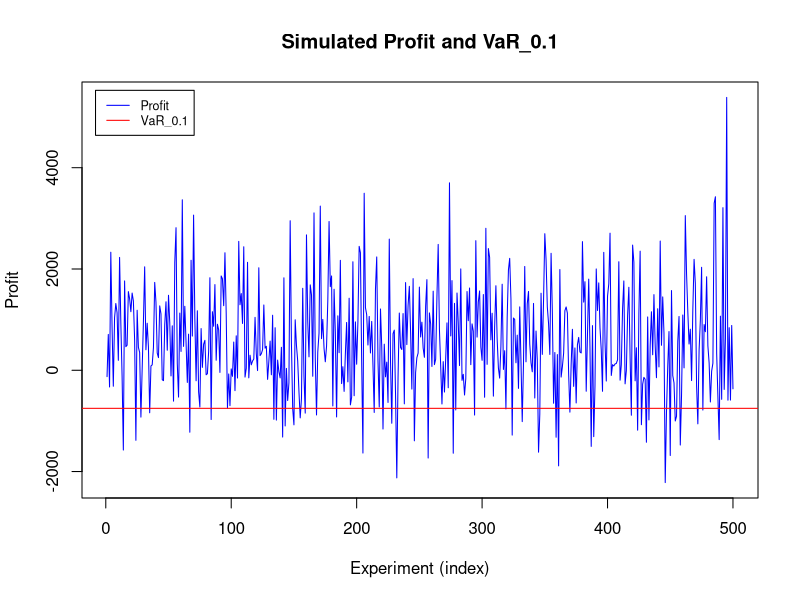
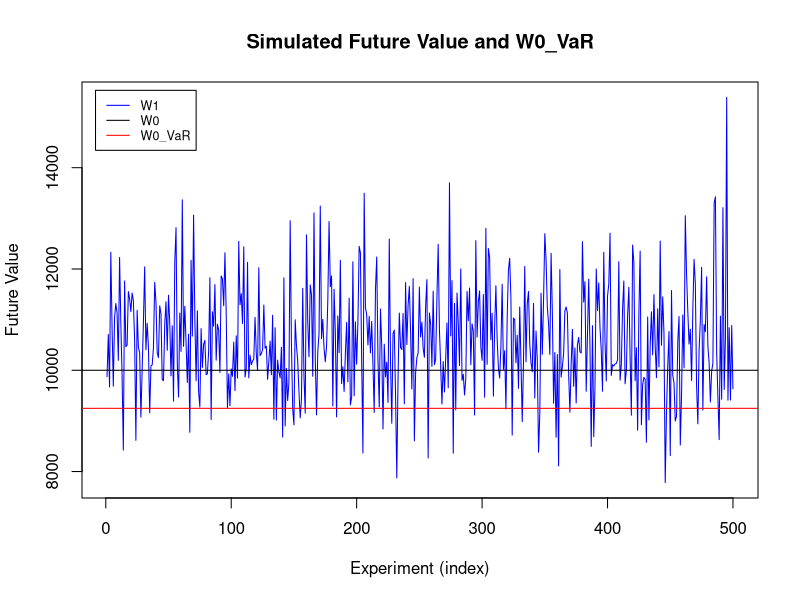
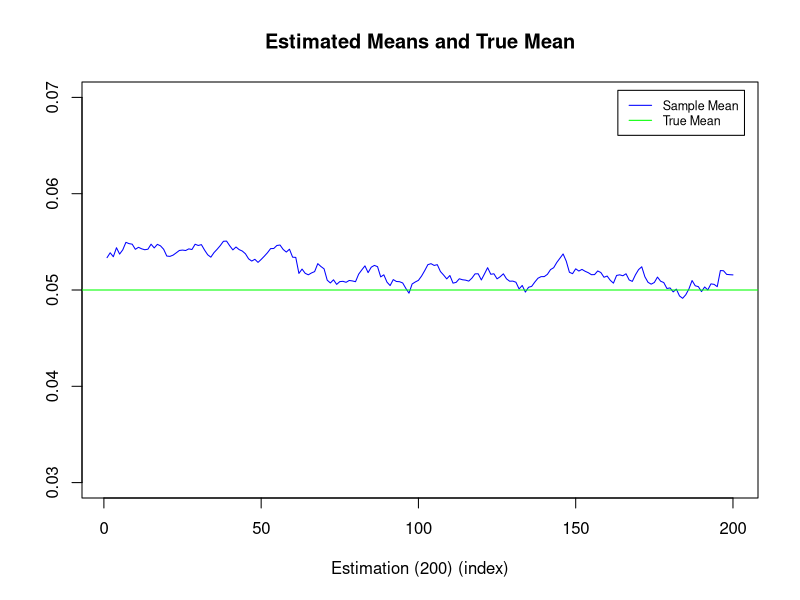
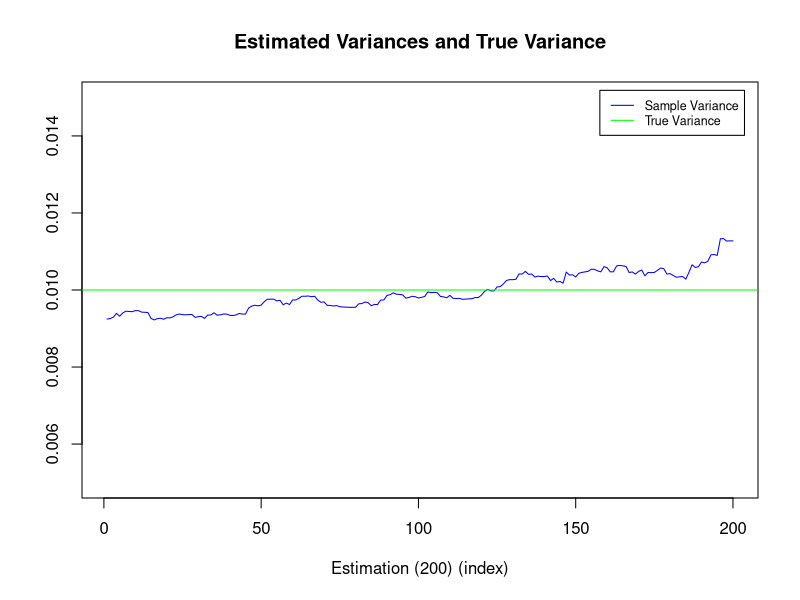
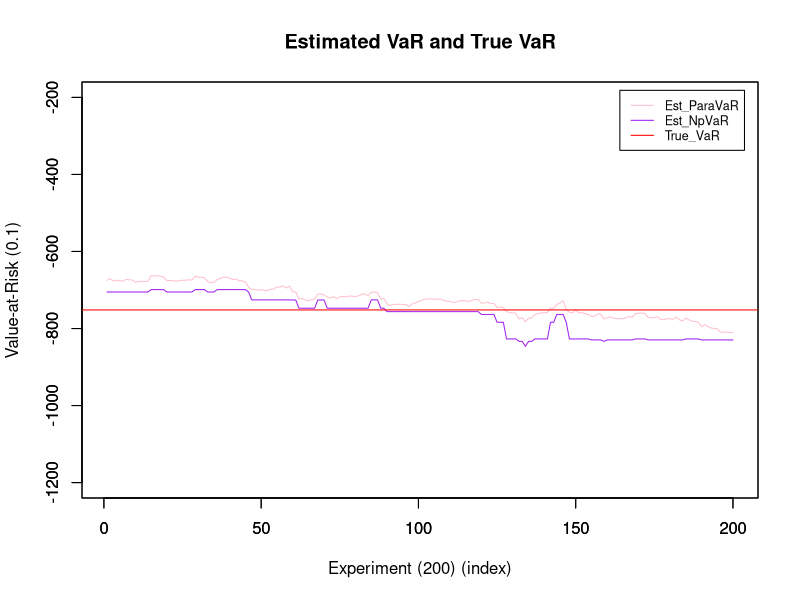
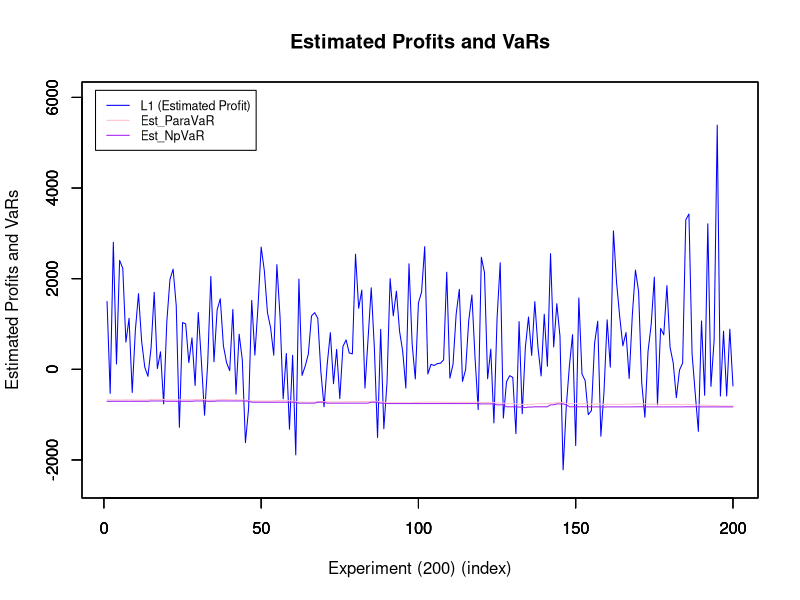
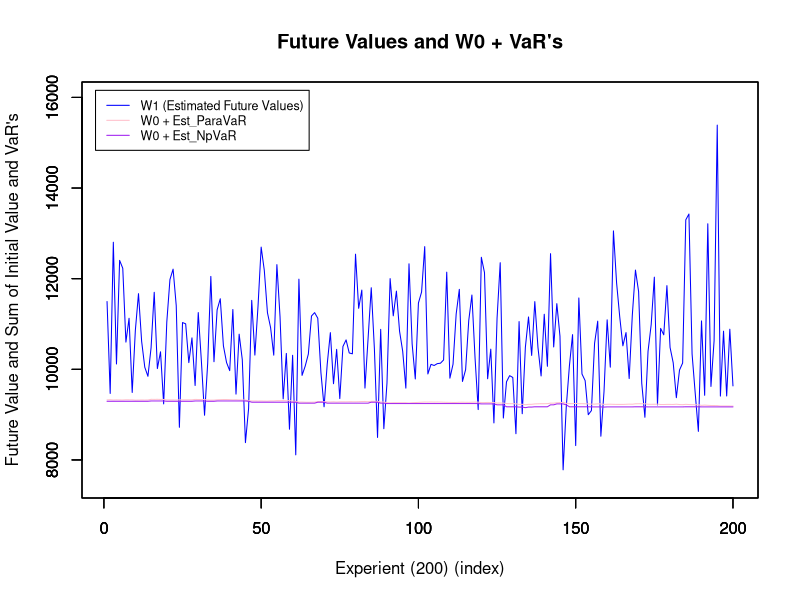

Here is the R script that generated these plots, in order:
## ---- chunk 1
knitr::opts_chunk$set(echo = TRUE)
## ---- chunk 2
# Declare global variables
W0 <- 10000 # Initial value of the investment
N_Exp <- 500 # Number of simulations 
## ---- chunk 3
set.seed(1)
# Simulate monthly cc returns
r <- rnorm(N_Exp, mean = 0.05, sd = 0.1)

# Simulate profits
L1 <- W0 * (exp(r) - 1)

# Paramatric VaR / Paramatric Estimation
VaR_01 <- W0 * (exp(qnorm(0.1, 0.05, 0.1)) - 1)

# Empirical Probability
Out_v1 <- as.numeric(L1 < VaR_01)
mean(Out_v1)
## ---- chunk 4
index <- 1:N_Exp

plot(index, 
     L1, 
     type = "l", 
     col = "blue",
     xlab = "Experiment (index)",
     ylab = "Profit",
     main = "Simulated Profit and VaR_0.1")

abline(h = VaR_01, col = "red")

legend("topleft", 
       legend = c("Profit", "VaR_0.1"), 
       lty = c(1,1), 
       col = c("blue", "red"), 
       cex = 0.75, 
       inset =  0.02)

Out_v2 <- as.numeric(L1 < VaR_01)
sum(Out_v2)
mean(Out_v2)
## ---- chunk 5
W1 <- W0 + L1
W0_VaR <- W0 + VaR_01
Out_v3 <- as.numeric(W1 < W0_VaR)
mean(Out_v3)
## ---- chunk 6
plot(index, 
     W1, 
     type ="l", 
     col = "blue",
     xlab = "Experiment (index)",
     ylab = "Future Value",
     main = "Simulated Future Value and W0_VaR")

abline(h = W0, col = "black")

abline(h = W0_VaR, col = "red")  

legend("topleft", 
       legend = c("W1", "W0", "W0_VaR"), 
       lty = c(1,1,1), 
       col = c("blue", "black", "red"), 
       cex = 0.75, 
       inset =  0.02)
## ---- chunk 7
S <- 500 # Total number of cc returns generated
E <- 300 # Length of the "window" used for estimation
N_Est <- S - E # We will have 200 estimations (500 - 300)
## ---- chunk 8
set.seed(1)
r <- rnorm(S, mean = 0.05, sd = 0.1)

# Create empty vectors to store mean, variance, W1, L1, parametric VaR, and non-parametric VaR
Out_m <- rep(0, N_Est) 
Out_v <- rep(0, N_Est)
Out_W1 <- rep(0, N_Est)
Out_L1 <- rep(0, N_Est)
Out_VaR1 <- rep(0, N_Est)
Out_VaR2 <- rep(0, N_Est)

for (s in seq_len(N_Est)) {
  s1 <- s + E - 1 # The last date we will use to estimate, e.g. 300 for the 1st iteration
  Data <- r[s:s1]
  
  Out_m[s] <- mean(Data)
  Out_v[s] <- mean(Data^2) - (mean(Data))^2 * E/(E-1) # Sample variance
  
  Out_L1[s] <- W0 * (exp(r[s + E]) - 1)
  Out_W1[s] <- W0 + Out_L1[s]
  
  # Two methods to calculate VaR
  # Method 1: parametric
  q1 <- qnorm(0.1, Out_m[s], Out_v[s]^(0.5))
  Out_VaR1[s] <- W0 * (exp(q1) - 1)
  
  # Method 2: non-parametric (no assumption about the structure of the distribution)
  q2 <- quantile(Data, probs = 0.1, type = 1)
  Out_VaR2[s] <- W0 * (exp(q2) - 1)
}
## ---- chunk 9
plot(1:N_Est, 
     Out_m, 
     type = "l", 
     col = "blue", 
     ylim = range(c(0.03, 0.07)),  
     xlab = "Estimation (200) (index)",
     ylab = "",
     main = "Estimated Means and True Mean")

par(new = TRUE)

abline(h = 0.05, col = "green")

legend(x = "topright", 
       legend = c("Sample Mean", "True Mean"), 
       lty = c(1, 1),
       col = c("blue", "green"),
       cex = 0.75, 
       inset = 0.02)
## ---- chunk 10
plot(1:N_Est, 
     Out_v, 
     type = "l", 
     col = "blue", 
     ylim = range(c(0.005, 0.015)),  
     xlab = "Estimation (200) (index)",
     ylab = "",
     main = "Estimated Variances and True Variance")

par(new = TRUE)

abline(h = 0.01, col = "green")

legend(x = "topright", 
       legend = c("Sample Variance", "True Variance"), 
       lty = c(1, 1),
       col = c("blue", "green"),
       cex = 0.75, 
       inset = 0.02)
## ---- chunk 11
# Plot the estimated parametric VaRs
plot(1:N_Est, 
     Out_VaR1, 
     type = "l", 
     col = "pink", 
     xlab = "Experiment (200) (index)",
     ylab = "Value-at-Risk (0.1)", 
     xlim = range(c(1, N_Est)),
     ylim = range(c(-1200, -200)),
     main = "Estimated VaR and True VaR")

par(new = TRUE)

# Plot the estimated non-parametric VaRs
plot(1:N_Est, 
     Out_VaR2, 
     type = "l", 
     col = "purple", 
     xlab = "",
     ylab = "", 
     xlim = range(c(1, N_Est)),
     ylim = range(c(-1200, -200)))

# Plot the true VaR_0.1
q_0.1 <- qnorm(0.1, 0.05, 0.1)
VaR_0.1 <- W0 * (exp(q_0.1) - 1)
abline(h = VaR_0.1, col = "red")

# Legend
legend(x = "topright", 
       legend = c("Est_ParaVaR", "Est_NpVaR", "True_VaR"), 
       lty = c(1, 1, 1), 
       col = c("pink", "purple", "red"), 
       cex = 0.75, 
       inset = 0.02)
## ---- chunk 12
# We have already done this in question 5.
head(Out_L1)
head(Out_W1)
## ---- chunk 13
# Plot the profits
plot(1:N_Est,
     Out_L1,
     type = "l",
     col = "blue",
     xlab = "Experiment (200) (index)",
     ylab = "Estimated Profits and VaRs",
     xlim = range(c(1, N_Est)),
     ylim = range(c(-2500, 6000)),
     main = "Estimated Profits and VaRs")

par(new = TRUE)

# Plot the parametric estimates of the VaR_0.1
plot(1:N_Est,
     Out_VaR1,
     type = "l",
     col = "pink",
     xlab = "",
     ylab = "",
     xlim = range(c(1, N_Est)),
     ylim = range(c(-2500, 6000)))

par(new = TRUE)

# Plot the non-parametric estimates of the VaR_0.1
plot(1:N_Est,
     Out_VaR2,
     type = "l",
     col = "purple",
     xlab = "",
     ylab = "",
     xlim = range(c(1, N_Est)),
     ylim = range(c(-2500, 6000)))

legend(x = "topleft",
       legend = c("L1 (Estimated Profit)", "Est_ParaVaR", "Est_NpVaR"),
       lty = c(1, 1, 1),
       col = c("blue", "pink", "purple"),
       cex = 0.75,
       inset = 0.02)
## ---- chunk 14
a1 <- as.numeric(Out_L1 < Out_VaR1)
a2 <- as.numeric(Out_L1 < Out_VaR2)
mean(a1)
mean(a2)
## ---- chunk 15
QW1 <- W0 + Out_VaR1
QW2 <- W0 + Out_VaR2

plot(1:N_Est,
     Out_W1,
     type = "l",
     col = "blue",
     xlab = "Experient (200) (index)",
     ylab = "Future Value and Sum of Initial Value and VaR's",
     xlim = range(c(1, N_Est)),
     ylim = range(c(7500, 16000)),
     main = "Future Values and W0 + VaR's")

par(new = TRUE)

plot(1:N_Est,
     QW1,
     type = "l",
     col = "pink",
     xlab = "",
     ylab = "",
     xlim = range(c(1, N_Est)),
     ylim = range(c(7500, 16000)))

par(new = TRUE)

plot(1:N_Est,
     QW2,
     type = "l",
     col = "purple",
     xlab = "",
     ylab = "",
     xlim = range(c(1, N_Est)),
     ylim = range(c(7500, 16000)))

legend(x = "topleft",
       legend = c("W1 (Estimated Future Values)", "W0 + Est_ParaVaR", "W0 + Est_NpVaR"),
       lty = c(1, 1, 1),
       col = c("blue", "pink", "purple"),
       cex = 0.75,
       inset = 0.02)
